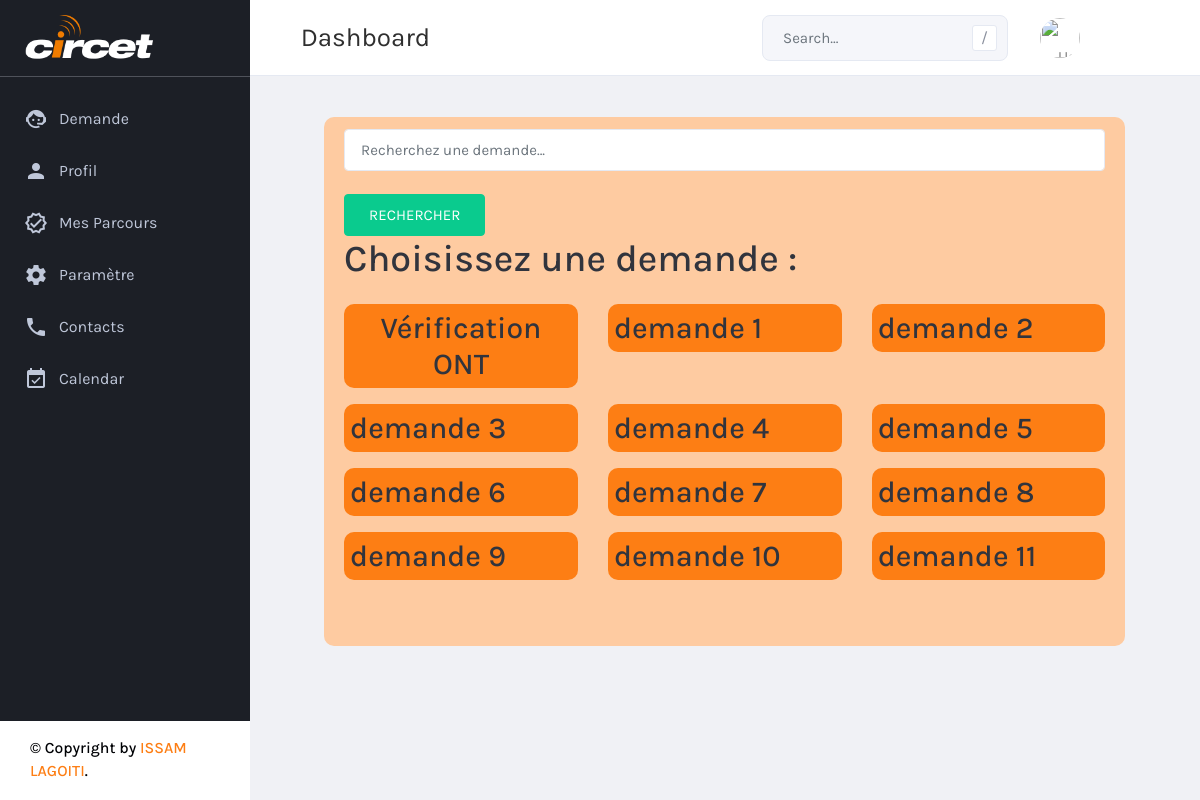
Page /circetapp/search_demandes/ on the committed database.
### circetapp/models.py (models this page shows, shortened)
class Demande(models.Model):
    nom = models.CharField(max_length=255)

### circetapp/views.py (the view)
# urls.py: path('search_demandes/', search_demandes, name='search_demandes'),
def search_demandes(request):
    query = request.GET.get('query', '')
    if query:
        demandes = Demande.objects.filter(nom__icontains=query)
    else:
        demandes = Demande.objects.all()
    return render(request, 'demande_details.html', {'demandes': demandes})

### circetapp/templates/demande_details.html (shortened to what this page needs)
{% extends "base.html" %}
{% load static %}
{% block body %}
        <main>
            <form method="get" action="{% url 'search_demandes' %}">
                <input type="text" class="form-control" name="query" placeholder="Recherchez une demande..." />
                <button type="submit" class="btn btn-success">Rechercher</button>
            </form>
            <h1>Choisissez une demande :</h1>
            <form method="post" action="{% url 'demande_details' %}">
                <div class="row">
                {% for demande in demandes %}
                    <div class="col-xl-4">
                        <label class="radio-label" type="submit">
                            <button   name="demande" value="{{ demande.id }}"><h2>{{ demande.nom }}</h2></button>
                        </label>
                    </div>
                {% endfor %}
                </div>
            </form>
        </main>
{% endblock %}

### circetapp/templates/demande_details.html (style rules this page uses)
main { background-color: #fecba1; border-radius: 10px; padding: 12px 20px 50px; width: 90%; margin: 0px auto 4px; }
label { display: flex; align-items: center; border-radius: 10px; background: rgb(253, 126, 20, 1); margin-bottom: 16px; padding: 6px ; position: relative; width: 100%; color: rgb(255, 255, 255); }

### rows in the picture
Demande: {{ demande.id }} 1 (drawn), nom "Vérification ONT"
Demande: {{ demande.id }} 2 (drawn), nom "demande 1"
Demande: {{ demande.id }} 3 (drawn), nom "demande 2"
Demande: {{ demande.id }} 4 (drawn), nom "demande 3"
Demande: {{ demande.id }} 5 (drawn), nom "demande 4"
Demande: {{ demande.id }} 6 (drawn), nom "demande 5"
Demande: {{ demande.id }} 7 (drawn), nom "demande 6"
Demande: {{ demande.id }} 8 (drawn), nom "demande 7"
Demande: {{ demande.id }} 9 (drawn), nom "demande 8"
Demande: {{ demande.id }} 10 (drawn), nom "demande 9"
Demande: {{ demande.id }} 11 (drawn), nom "demande 10"
Demande: {{ demande.id }} 12 (drawn), nom "demande 11"
